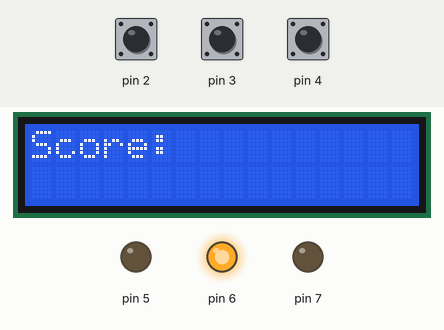
A sketch run on a simulated Arduino Uno, built with avr-gcc and run on an emulated ATmega328P. On the bench: 16×2 character LCD, output pins drawn as LEDs (lit = HIGH). Dashed ring = blinking. The test bench sets the inputs (shaded band); at power-on: pin 2 HIGH, pin 3 HIGH, pin 4 HIGH. Random numbers use the default seed unless the sketch sets one; what the sketch prints to the serial monitor is not drawn.

Above: at 1.3 s.
1.4 s: pin 2 pulled LOW for 0.8 s
At 5.1 s:
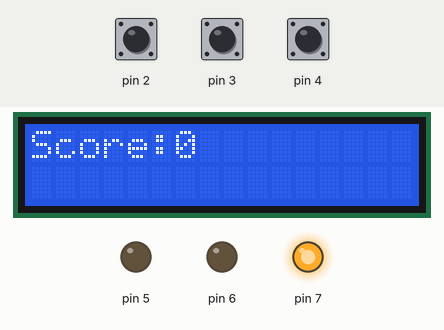
5.5 s: pin 3 pulled LOW for 0.8 s
At 7.2 s:
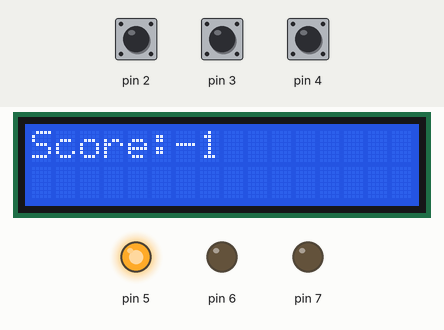
8.0 s: pin 4 pulled LOW for 0.8 s
At 9.7 s:
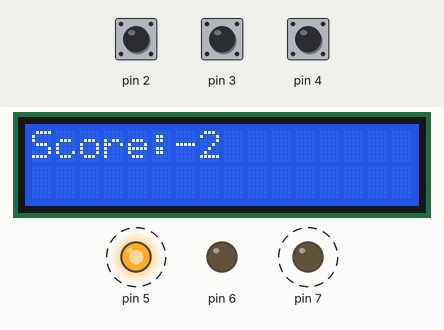
10.6 s: pin 3 pulled LOW for 3.2 s
At 15.0 s:
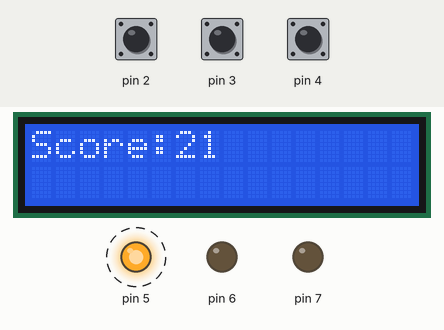
15.3 s: pin 2 pulled LOW for 0.8 s
At 17.7 s:
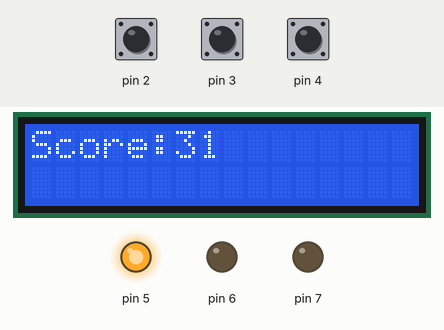
18.0 s: pin 4 pulled LOW for 3.2 s
At 21.4 s:
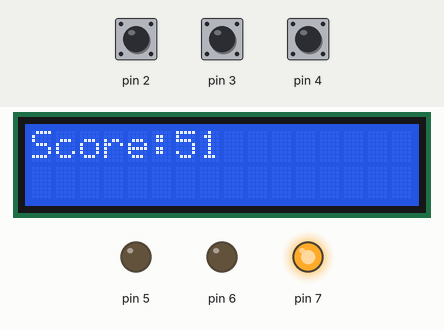
Timing chart, 0 to 23.7 s (numbered marks = the images above; inputs shaded):
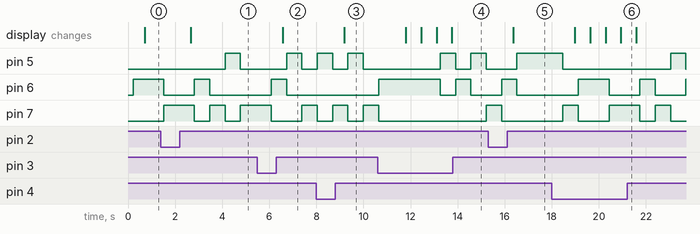

Measured:
- after the input at 1.4 s, the display: changes after 1.3 s (image 1)
- after the input at 5.5 s, the display: changes after 1.1 s (image 2)
- after the input at 8.0 s, the display: changes after 1.2 s (image 3)
- after the input at 10.6 s, the display: first changes after 1.2 s (image 4 shows a later state)
- after the input at 15.3 s, the display: changes after 1.1 s (image 5)
- after the input at 18.0 s, the display: first changes after 0.98 s (image 6 shows a later state)

The sketch:

DU_DER_JE.ino
```cpp
#include<LiquidCrystal.h>
LiquidCrystal lcd (8,9,10,11,12,13);
int time=0;

void setup() {
for (int sw = 2; sw < 5; sw++) // Switch ON
{
  pinMode(sw,INPUT_PULLUP);
}
for (int led = 5; led < 8; led++) //LED ON
{
  pinMode(led,OUTPUT);
}
lcd.begin(16,2); //lcd begin
Serial.begin(9600);
}
int sw1,sw2,sw3;
int led1,led2,led3;
int led_rand;
int led_value;
int score1 = 0;
int led_1,led_2,led_3;
void loop(){
 sw1 = digitalRead(2);
 delay(50);
 sw2 = digitalRead(3);
 delay(50);
 sw3 = digitalRead(4);
 delay(50);
 se();
 led1 = digitalRead(5);
 led2 = digitalRead(6);
 led3 = digitalRead(7);
 led_rand = random(0,3);
 rand1();
 score();
 if (score < 0)
 {
   over();
 }
 led_();
 lcd.setCursor(0,0);
 lcd.print("Score:");
 //time1();
}
/*void time1() {
 time = millis()/1000;
 lcd.setCursor(0,1);
 lcd.print("Time:");
 lcd.setCursor(5,1);
 lcd.print(time);
 if(time == 11)
 {
over();
 }
}*/
void over() {
     lcd.clear();
   lcd.setCursor(3,0);
   lcd.print("GAMe OVER");
   lcd.setCursor(3,1);
   lcd.print("GAME OVER");
   delay(1000000);
}
void se() {
Serial.print("sw1:");
Serial.print(sw1);
Serial.print("  Led1:");
Serial.println(led1);
Serial.print("sw2:");
Serial.print(sw2);
Serial.print("  Led2:");
Serial.println(led2);
Serial.print("sw3:");
Serial.print(sw3);
Serial.print("  Led3:");
Serial.println(led3);
}

void rand1() {
if(led_rand == 0)
{
 digitalWrite(5,1);
 digitalWrite(6,0);
 digitalWrite(7,0);
 delay(500);
}
else if(led_rand == 1)
{
  digitalWrite(6,1);
 digitalWrite(5,0);
 digitalWrite(7,0);
  delay(500);
}
else if(led_rand == 2)
{
  digitalWrite(7,1);
  digitalWrite(6,0);
  digitalWrite(5,0);
  delay(500);
}
}
void led_(){
if (sw1 == 0)
{
  led_1 = 1;
  led_2 = 0;
  led_3 = 0;
}
if (sw2 == 0)
{
  led_1 = 0;
  led_2 = 1;
  led_3 = 0;
}
if (sw3 == 0)
{
  led_1 = 0;
  led_2 = 0;
  led_3 = 1;
}
}
void score() {
if(led1==1&&sw1==0)
{
    lcd.print(score1);
    lcd.setCursor(0,0);
    lcd.print("Score:");
    lcd.setCursor(6,0);
    score1++;
}
else if(led2==1 && sw2==0)
  {
    lcd.print(score1);
    lcd.setCursor(0,0);
    lcd.print("Score:");
    lcd.setCursor(6,0);
    score1++;
  }
else if(led3==1&&sw3==0)
  {
    lcd.print(score1);
    lcd.setCursor(0,0);
    lcd.print("Score:");
    lcd.setCursor(6,0);
    score1++;
  }
 if (led1 == 0 && sw1 ==0)
 {
   lcd.print(score1);
    lcd.setCursor(0,0);
    lcd.print("Score:");
    lcd.setCursor(6,0);
    score1--;
 }
 if(led2 == 0 && sw2 ==0)
 {
   lcd.print(score1);
    lcd.setCursor(0,0);
    lcd.print("Score:");
    lcd.setCursor(6,0);
    score1--;
 }
 if(led3 ==0 && sw3 == 0)
 {
   lcd.print(score1);
    lcd.setCursor(0,0);
    lcd.print("Score:");
    lcd.setCursor(6,0);
    score1++;
 }
  }
```
